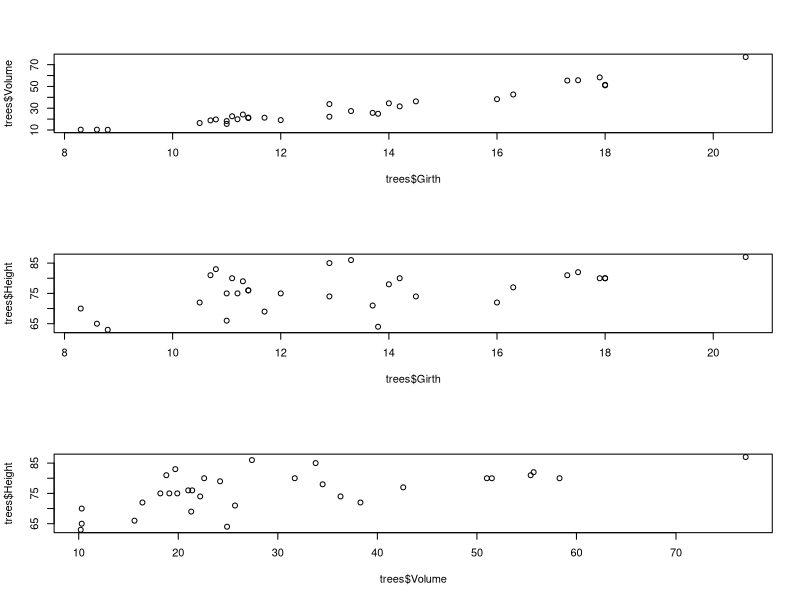
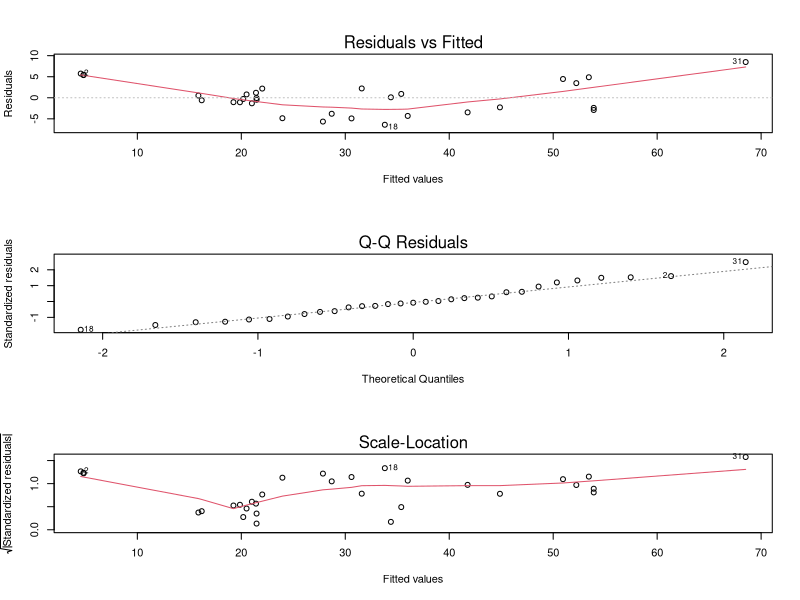
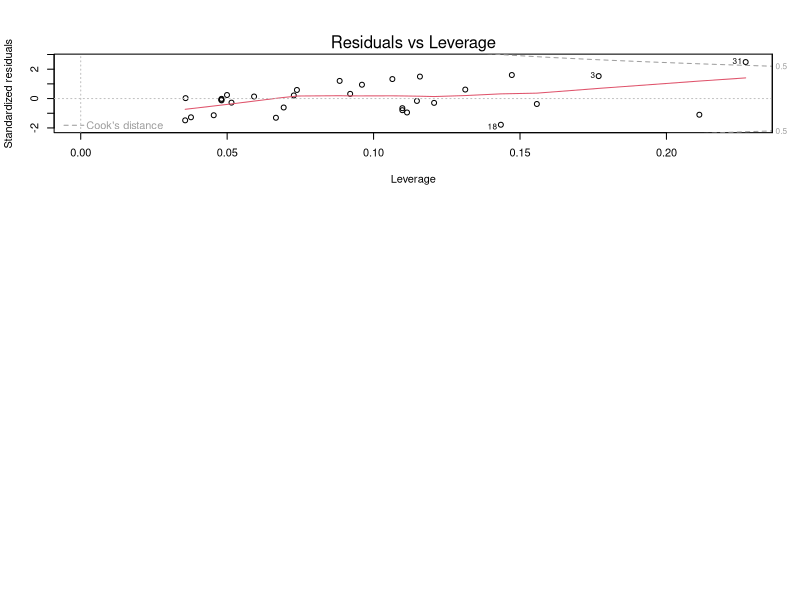

Write the R code that produced these figures, in order.
## ---- chunk 1
datasets::trees
## ---- chunk 2
names(trees)
## ---- chunk 3
cor(trees)
## ---- chunk 4
par(mfrow = c(3, 1))
plot(trees$Girth, trees$Volume)
plot(trees$Girth, trees$Height)
plot(trees$Volume, trees$Height)
## ---- chunk 5
lm.p<-lm(trees$Volume~trees$Girth + trees$Height)
summary(lm.p)
## ---- chunk 6
plot(lm.p)
## ---- chunk 7
# trees$Volume = 57.9877 + 4.7082  * trees$Height
## ---- chunk 8
r1<-residuals(lm.p)
data.frame(r1)
d1<-data.frame(trees$Volume,predict(lm.p),r1)
d1
